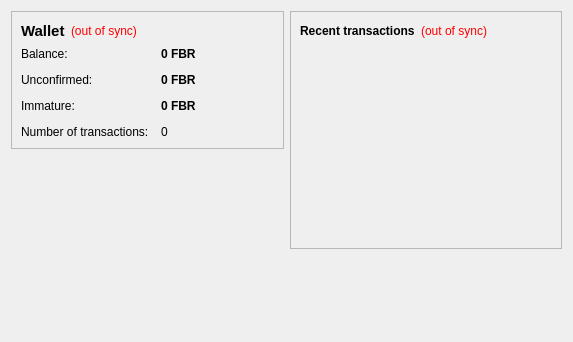
<?xml version="1.0" encoding="UTF-8"?>
<ui version="4.0">
 <class>OverviewPage</class>
 <widget class="QWidget" name="OverviewPage">
  <property name="geometry">
   <rect>
    <x>0</x>
    <y>0</y>
    <width>573</width>
    <height>342</height>
   </rect>
  </property>
  <property name="windowTitle">
   <string>Form</string>
  </property>
  <layout class="QHBoxLayout" name="horizontalLayout" stretch="1,1">
   <item>
    <layout class="QVBoxLayout" name="verticalLayout_2">
     <item>
      <widget class="QFrame" name="frame">
       <property name="frameShape">
        <enum>QFrame::StyledPanel</enum>
       </property>
       <property name="frameShadow">
        <enum>QFrame::Raised</enum>
       </property>
       <layout class="QVBoxLayout" name="verticalLayout_4">
        <item>
         <layout class="QHBoxLayout" name="horizontalLayout_4">
          <item>
           <widget class="QLabel" name="label_5">
            <property name="font">
             <font>
              <pointsize>11</pointsize>
              <weight>75</weight>
              <bold>true</bold>
             </font>
            </property>
            <property name="text">
             <string>Wallet</string>
            </property>
           </widget>
          </item>
          <item>
           <widget class="QLabel" name="labelWalletStatus">
            <property name="toolTip">
             <string>The displayed information may be out of date. Your wallet automatically synchronizes with the fubarcoin network after a connection is established, but this process has not completed yet.</string>
            </property>
            <property name="styleSheet">
             <string notr="true">QLabel { color: red; }</string>
            </property>
            <property name="text">
             <string notr="true">(out of sync)</string>
            </property>
            <property name="alignment">
             <set>Qt::AlignLeading|Qt::AlignLeft|Qt::AlignVCenter</set>
            </property>
           </widget>
          </item>
          <item>
           <spacer name="horizontalSpacer_2">
            <property name="orientation">
             <enum>Qt::Horizontal</enum>
            </property>
            <property name="sizeHint" stdset="0">
             <size>
              <width>40</width>
              <height>20</height>
             </size>
            </property>
           </spacer>
          </item>
         </layout>
        </item>
        <item>
         <layout class="QFormLayout" name="formLayout_2">
          <property name="fieldGrowthPolicy">
           <enum>QFormLayout::AllNonFixedFieldsGrow</enum>
          </property>
          <property name="horizontalSpacing">
           <number>12</number>
          </property>
          <property name="verticalSpacing">
           <number>12</number>
          </property>
          <item row="0" column="0">
           <widget class="QLabel" name="label">
            <property name="text">
             <string>Balance:</string>
            </property>
           </widget>
          </item>
          <item row="0" column="1">
           <widget class="QLabel" name="labelBalance">
            <property name="font">
             <font>
              <weight>75</weight>
              <bold>true</bold>
             </font>
            </property>
            <property name="cursor">
             <cursorShape>IBeamCursor</cursorShape>
            </property>
            <property name="toolTip">
             <string>Your current balance</string>
            </property>
            <property name="text">
             <string notr="true">0 FBR</string>
            </property>
            <property name="textInteractionFlags">
             <set>Qt::LinksAccessibleByMouse|Qt::TextSelectableByKeyboard|Qt::TextSelectableByMouse</set>
            </property>
           </widget>
          </item>
          <item row="1" column="0">
           <widget class="QLabel" name="label_3">
            <property name="text">
             <string>Unconfirmed:</string>
            </property>
           </widget>
          </item>
          <item row="1" column="1">
           <widget class="QLabel" name="labelUnconfirmed">
            <property name="font">
             <font>
              <weight>75</weight>
              <bold>true</bold>
             </font>
            </property>
            <property name="cursor">
             <cursorShape>IBeamCursor</cursorShape>
            </property>
            <property name="toolTip">
             <string>Total of transactions that have yet to be confirmed, and do not yet count toward the current balance</string>
            </property>
            <property name="text">
             <string notr="true">0 FBR</string>
            </property>
            <property name="textInteractionFlags">
             <set>Qt::LinksAccessibleByMouse|Qt::TextSelectableByKeyboard|Qt::TextSelectableByMouse</set>
            </property>
           </widget>
          </item>
          <item row="3" column="0">
           <widget class="QLabel" name="label_2">
            <property name="text">
             <string>Number of transactions:</string>
            </property>
           </widget>
          </item>
          <item row="3" column="1">
           <widget class="QLabel" name="labelNumTransactions">
            <property name="toolTip">
             <string>Total number of transactions in wallet</string>
            </property>
            <property name="text">
             <string notr="true">0</string>
            </property>
           </widget>
          </item>
          <item row="2" column="0">
           <widget class="QLabel" name="labelImmatureText">
            <property name="text">
             <string>Immature:</string>
            </property>
           </widget>
          </item>
          <item row="2" column="1">
           <widget class="QLabel" name="labelImmature">
            <property name="font">
             <font>
              <weight>75</weight>
              <bold>true</bold>
             </font>
            </property>
            <property name="toolTip">
             <string>Mined balance that has not yet matured</string>
            </property>
            <property name="text">
             <string notr="true">0 FBR</string>
            </property>
            <property name="textInteractionFlags">
             <set>Qt::LinksAccessibleByMouse|Qt::TextSelectableByKeyboard|Qt::TextSelectableByMouse</set>
            </property>
           </widget>
          </item>
         </layout>
        </item>
       </layout>
      </widget>
     </item>
     <item>
      <spacer name="verticalSpacer">
       <property name="orientation">
        <enum>Qt::Vertical</enum>
       </property>
       <property name="sizeHint" stdset="0">
        <size>
         <width>20</width>
         <height>40</height>
        </size>
       </property>
      </spacer>
     </item>
    </layout>
   </item>
   <item>
    <layout class="QVBoxLayout" name="verticalLayout_3">
     <item>
      <widget class="QFrame" name="frame_2">
       <property name="frameShape">
        <enum>QFrame::StyledPanel</enum>
       </property>
       <property name="frameShadow">
        <enum>QFrame::Raised</enum>
       </property>
       <layout class="QVBoxLayout" name="verticalLayout">
        <item>
         <layout class="QHBoxLayout" name="horizontalLayout_2">
          <item>
           <widget class="QLabel" name="label_4">
            <property name="text">
             <string>&lt;b&gt;Recent transactions&lt;/b&gt;</string>
            </property>
           </widget>
          </item>
          <item>
           <widget class="QLabel" name="labelTransactionsStatus">
            <property name="toolTip">
             <string>The displayed information may be out of date. Your wallet automatically synchronizes with the fubarcoin network after a connection is established, but this process has not completed yet.</string>
            </property>
            <property name="styleSheet">
             <string notr="true">QLabel { color: red; }</string>
            </property>
            <property name="text">
             <string notr="true">(out of sync)</string>
            </property>
            <property name="alignment">
             <set>Qt::AlignRight|Qt::AlignTrailing|Qt::AlignVCenter</set>
            </property>
           </widget>
          </item>
          <item>
           <spacer name="horizontalSpacer">
            <property name="orientation">
             <enum>Qt::Horizontal</enum>
            </property>
            <property name="sizeHint" stdset="0">
             <size>
              <width>40</width>
              <height>20</height>
             </size>
            </property>
           </spacer>
          </item>
         </layout>
        </item>
        <item>
         <widget class="QListView" name="listTransactions">
          <property name="styleSheet">
           <string notr="true">QListView { background: transparent; }</string>
          </property>
          <property name="frameShape">
           <enum>QFrame::NoFrame</enum>
          </property>
          <property name="verticalScrollBarPolicy">
           <enum>Qt::ScrollBarAlwaysOff</enum>
          </property>
          <property name="horizontalScrollBarPolicy">
           <enum>Qt::ScrollBarAlwaysOff</enum>
          </property>
          <property name="selectionMode">
           <enum>QAbstractItemView::NoSelection</enum>
          </property>
         </widget>
        </item>
       </layout>
      </widget>
     </item>
     <item>
      <spacer name="verticalSpacer_2">
       <property name="orientation">
        <enum>Qt::Vertical</enum>
       </property>
       <property name="sizeHint" stdset="0">
        <size>
         <width>20</width>
         <height>40</height>
        </size>
       </property>
      </spacer>
     </item>
    </layout>
   </item>
  </layout>
 </widget>
 <resources/>
 <connections/>
</ui>
